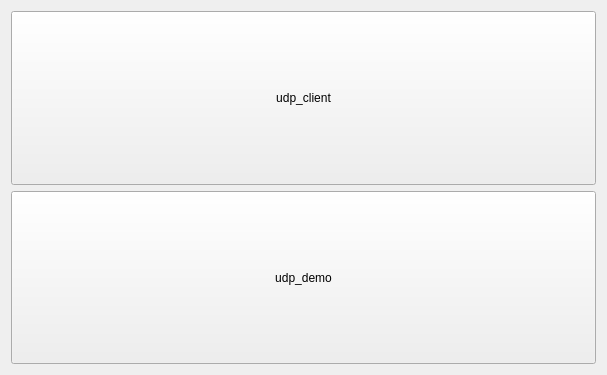
<?xml version="1.0" encoding="UTF-8"?>
<ui version="4.0">
 <class>MyUdpDemoForm</class>
 <widget class="QWidget" name="MyUdpDemoForm">
  <property name="geometry">
   <rect>
    <x>0</x>
    <y>0</y>
    <width>607</width>
    <height>375</height>
   </rect>
  </property>
  <property name="windowTitle">
   <string>Form</string>
  </property>
  <layout class="QVBoxLayout" name="verticalLayout">
   <item>
    <widget class="QPushButton" name="udpclient">
     <property name="sizePolicy">
      <sizepolicy hsizetype="Expanding" vsizetype="Minimum">
       <horstretch>0</horstretch>
       <verstretch>0</verstretch>
      </sizepolicy>
     </property>
     <property name="minimumSize">
      <size>
       <width>0</width>
       <height>0</height>
      </size>
     </property>
     <property name="maximumSize">
      <size>
       <width>16777215</width>
       <height>500</height>
      </size>
     </property>
     <property name="text">
      <string>udp_client</string>
     </property>
    </widget>
   </item>
   <item>
    <widget class="QPushButton" name="udpDemo">
     <property name="sizePolicy">
      <sizepolicy hsizetype="Expanding" vsizetype="Minimum">
       <horstretch>0</horstretch>
       <verstretch>0</verstretch>
      </sizepolicy>
     </property>
     <property name="minimumSize">
      <size>
       <width>0</width>
       <height>0</height>
      </size>
     </property>
     <property name="maximumSize">
      <size>
       <width>16777215</width>
       <height>500</height>
      </size>
     </property>
     <property name="text">
      <string>udp_demo</string>
     </property>
    </widget>
   </item>
  </layout>
 </widget>
 <resources/>
 <connections/>
</ui>
